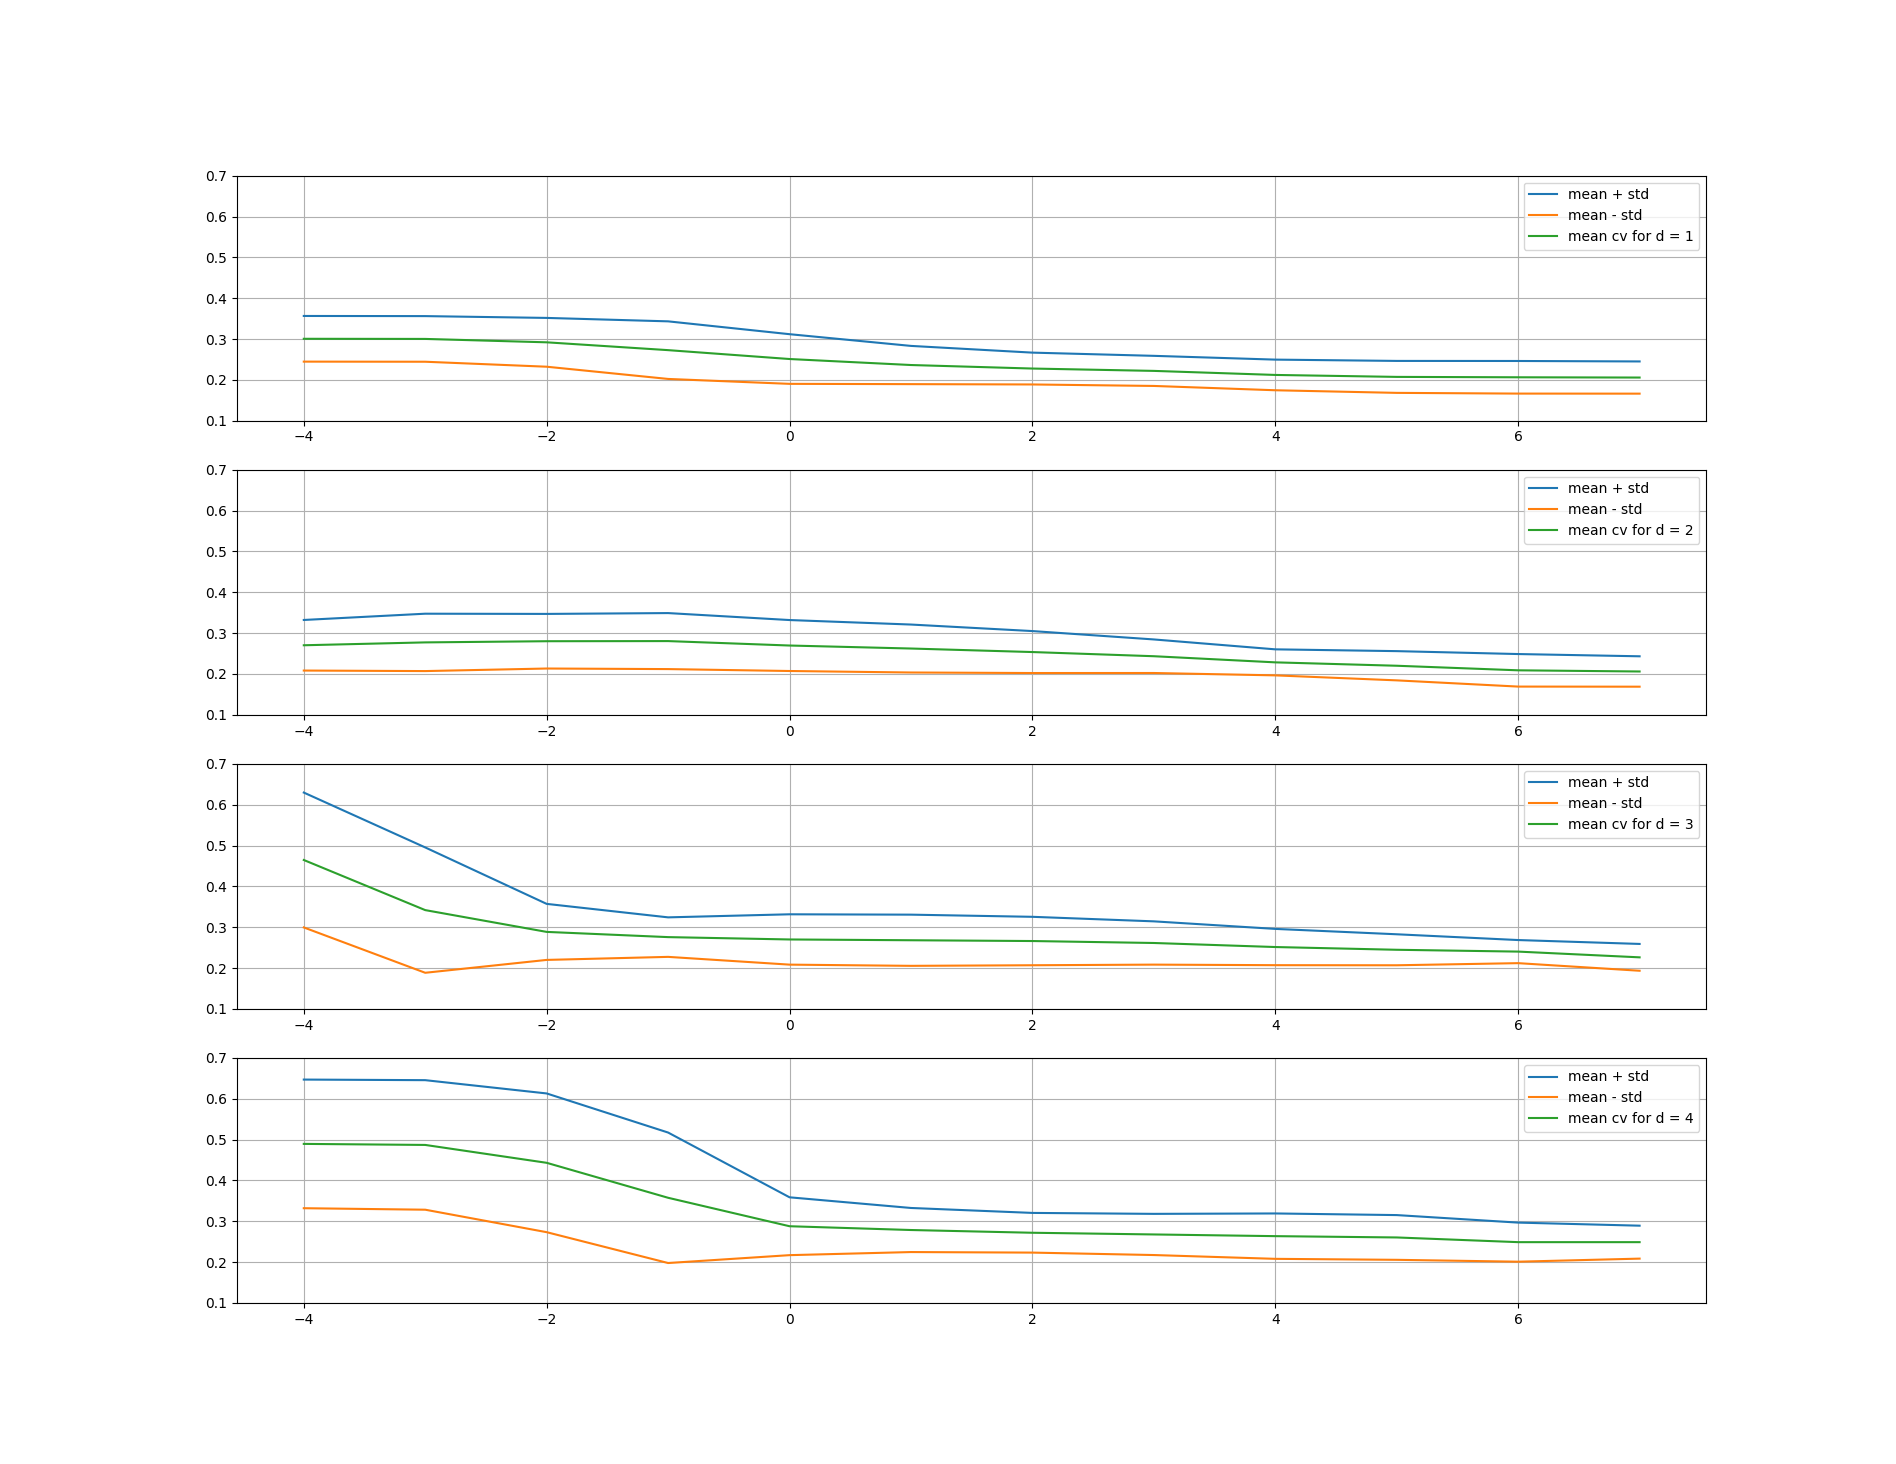

Write Python code to recreate this figure.
# This file computes the 10 fold corss validation error on the data set
# it also plots the errors for different C and d.

from data_reader import AbloneDataReader
from svmutil import *
import numpy as np
from scipy.sparse import csr_matrix

from matplotlib import pyplot as plt


# parameters for the training set up
no_training_samples = 3133
no_testing_samples = 1044

# number of times cross validation is performed to computed standard deviation
max_d = 4
## defining variables
abr = AbloneDataReader(no_training_samples, no_testing_samples)
err_arr = []
std_arr = []

parameters_arr = ['-t 1 -d 1 -c 0.0625 -v 10 -q', '-t 1 -d 1 -c 0.125 -v 10 -q', '-t 1 -d 1 -c 0.25 -v 10 -q', '-t 1 -d 1 -c 0.5 -v 10 -q', \
                    '-t 1 -d 1 -c 2 -v 10 -q', '-t 1 -d 1 -c 4 -v 10 -q', '-t 1 -d 1 -c 8 -v 10 -q', \
                    '-t 1 -d 1 -c 16 -v 10 -q', '-t 1 -d 1 -c 32 -v 10 -q', '-t 1 -d 1 -c 64 -v 10 -q', '-t 1 -d 1 -c 128 -v 10 -q', '-t 1 -d 1 -c 256 -v 10 -q']


x_train, y_train = abr.get_train_data()

for d in range(0,max_d):
    err_arr.append([])
    std_arr.append([])
    print("d has changed ...")
    for p in range(len(parameters_arr)):
        tmp_arr = []
        prob  = svm_problem(y_train, x_train, isKernel=False)
        #updating parameter degree
        parameters = parameters_arr[p][0:8] + str(d+1) + parameters_arr[p][9:]
        print(parameters)
        param = svm_parameter(parameters)
        _, acc_arr = svm_train(prob, param)
        tmp_arr = 1 - np.array(acc_arr)/100.0
        err_arr[d].append(np.mean(tmp_arr))
        std_arr[d].append(np.std(tmp_arr))
    
fig, ax = plt.subplots(max_d, 1)

x_axis = np.arange(-4,8)

for d in range(max_d):
    ax[d].plot(x_axis, np.add(err_arr[d], std_arr[d]), label = "mean + std")
    ax[d].plot(x_axis, np.subtract(err_arr[d], std_arr[d]), label = "mean - std")
    ax[d].plot(x_axis, err_arr[d], label = "mean cv for d = " + str(d+1))
    ax[d].grid()
    ax[d].set_ylim(0.1,0.7)
    ax[d].legend()


plt.show()
